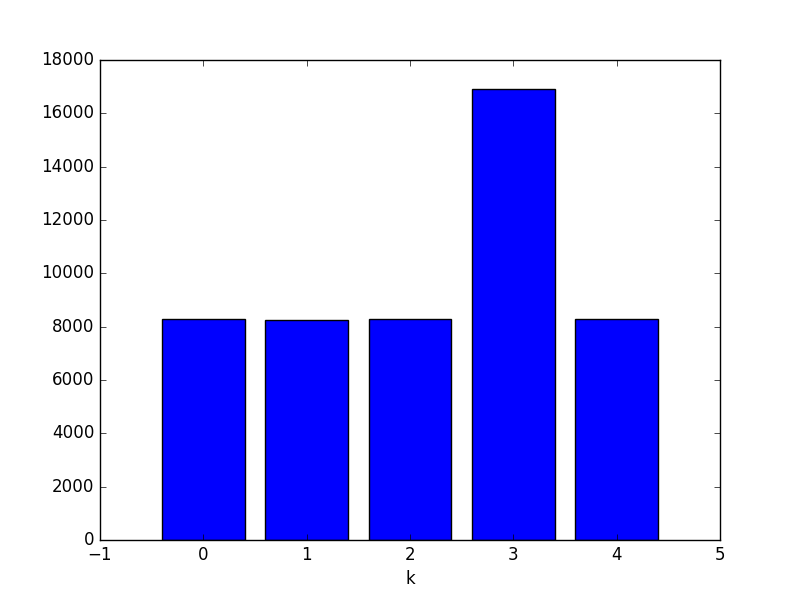

Generate this figure with Python:
import random
import pylab
def reject_finite(Pi):
        "Pi is the collection of probabilities of all possible events"
        Pi_max=max(Pi)
        K=len(Pi)
        while True:
                k=nran(1, K)
                Upsilon=random.choice([0, Pi_max])
                if Upsilon<=Pi[k-1]: return k-1
## Example
Z=[0.005, 0.095, 0.3, 0.5, 0.1]
K=len(Z)
l=[]

for i in range(1, 50001):
        l+=[reject_finite(Z), ]
L=[l.count(i) for i in range(K)]

pylab.bar(range(K), L, align="center")
pylab.xlabel("k")
pylab.show()
